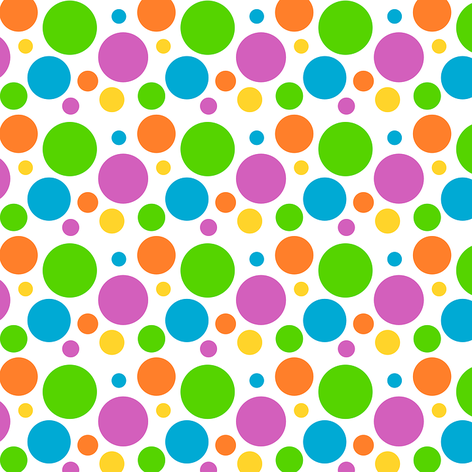
#> input picture hw2/TestImages/polka_dots_1.png, 472 x 472 px, shrunk from 720 x 720 before the run
$ python challenge1.py
#> lines starting #> are read from the running program, lines starting #| are printed output that depends on the picture
import os
import matplotlib.pyplot as plt
from skimage import color, feature, io

os.chdir(os.path.dirname(os.path.abspath(__file__)))
os.makedirs("challenge_output", exist_ok=True)

for filename in ["polka_dots_1.png", "polka_dots_2.jpg", "polka_dots_3.jpg"]:
    image = color.rgb2gray(io.imread("TestImages/" + filename)[:, :, :3])
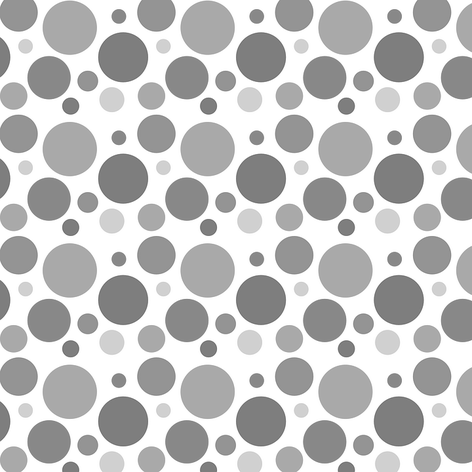
#> image: shape (472, 472) float64; min 0.42, max 1, mean 0.779
    blobs_log = feature.blob_log(image, max_sigma=30, num_sigma=10, threshold=0.1)
#> blobs_log = 440 rows, first 8: [356, 0, 7.44], [113, 0, 7.44], [234, 0, 7.44], [471, 38, 10.67], [471, 176, 10.67], [471, 314, 10.67], [471, 451, 10.67], [471, 190, 7.44]

    # Compute radii
    blobs_log[:, 2] = blobs_log[:, 2] * (2 ** 0.5)

    # Display
    fig, ax = plt.subplots()
    ax.imshow(image, cmap="gray")
    for y, x, r in blobs_log:
        c = plt.Circle((x, y), r, color="red", linewidth=2, fill=False)
        ax.add_patch(c)
#> this loop made 440 passes
#> (y, x, r) on passes 1 to 3: (356, 0, 10.53), (113, 0, 10.53), (234, 0, 10.53)
    fig.savefig("challenge_output/" + filename.split(".")[0] + "_log.jpg")
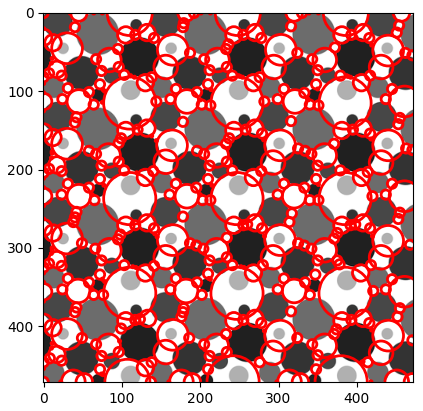
#> figure drawn by matplotlib, 1 panel
    plt.close()
#> pass 2 of the loop `for filename in ["polka_dots_1.png", "polka_dots_2.jpg", "polka_dots_3..`:
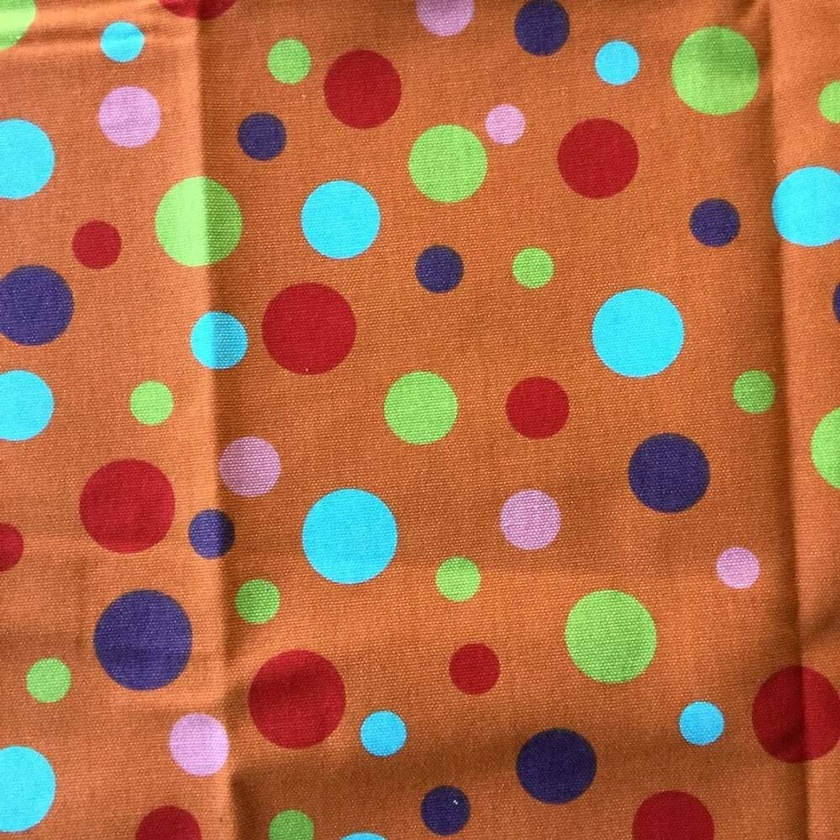
#> input picture hw2/TestImages/polka_dots_2.jpg, 840 x 840 px, shrunk from 1280 x 1280 before the run
#> `image = color.rgb2gray(io.imread("TestImages/" + filename)[:, :, :3])`:
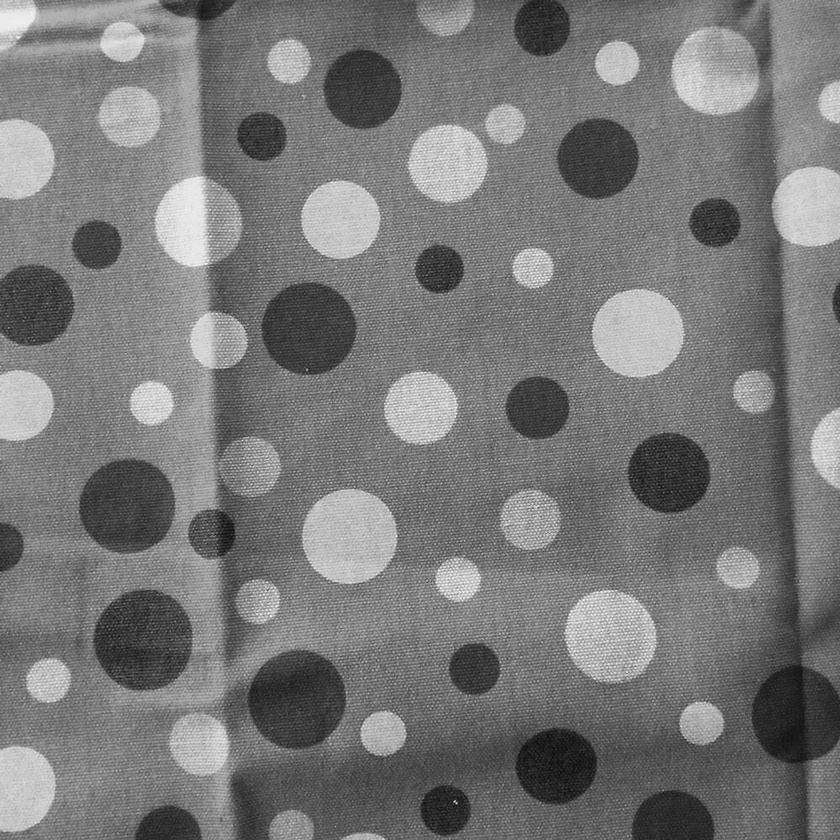
#> image: shape (840, 840) float64; min 0.0431, max 0.971, mean 0.473
#> blobs_log = 1839 rows, first 8: [801, 454, 1], [803, 456, 1], [222, 186, 30], [448, 839, 26.78], [732, 382, 17.11], [401, 0, 30], [222, 339, 30], [721, 702, 13.89]
#> the loop `for y, x, r in blobs_log:` made 1839 passes
#> (y, x, r) on passes 1 to 3: (801, 454, 1.41), (803, 456, 1.41), (222, 186, 42.43)
#> `fig.savefig("challenge_output/" + filename.split(".")[0] + "_log.jpg")`:
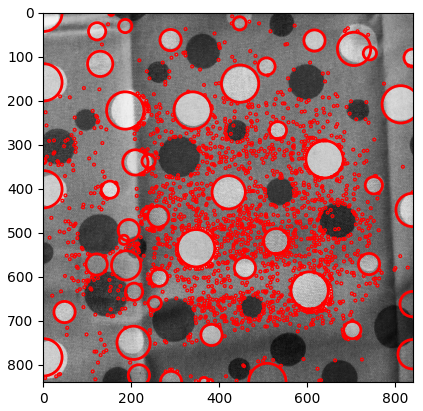
#> figure drawn by matplotlib, 1 panel
#> (the run stopped early here; a loop or call above may not have finished)
